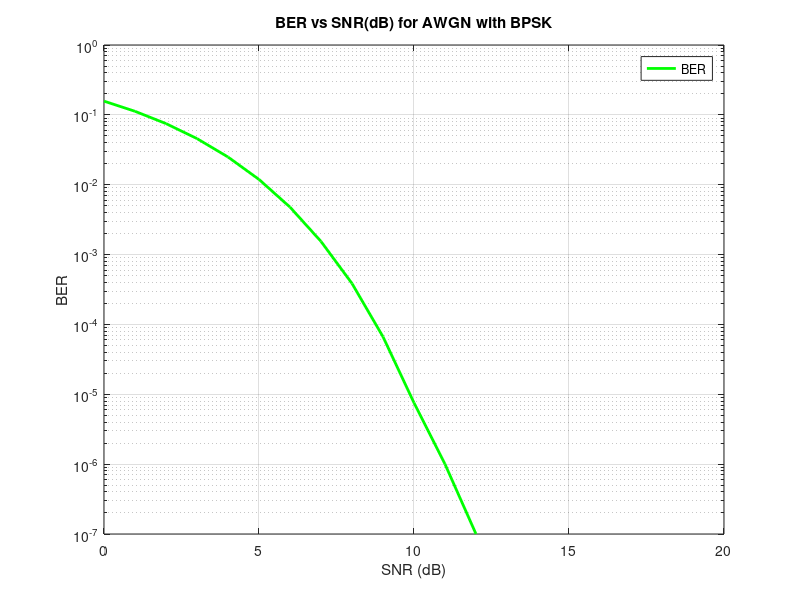

MATLAB code for this plot: (Note: this script raises an error after producing the figure.)
close all;
clear;
clc;
blockLength = 1000;
nBlocks = 20000;
SNRdB = 0:1:15;
SNR = 10.^(SNRdB/10);
No = 1;
BER = zeros(1,16); %Initialize BER Array
BER_QAM = zeros(1,16); %Initialize BER Array

for blk = 1:nBlocks
    randvaluesI = randn(1,blockLength) ;
    randvaluesQ = randn(1,blockLength) ;   % Generate random bits of length equal to block length
    BitsI = randvaluesI > 0;
    BitsQ = randvaluesQ > 0;
    Sym =   (2*BitsI - 1) + j*(2*BitsQ-1); %Generate BPSK symbols, map bit 1 -> +1 and bit 0 -> -1
    noise = sqrt(No/2)*(randn(1,blockLength) +1j*(randn(1,blockLength))); %Generate noise

    for K = 1:length(SNRdB)
        TxSym = sqrt(SNR(K))*Sym;  % Transmit the symbols, adjust the amplitude of the symbols
        RxSym = TxSym + noise;
        DecBitsI = real(RxSym) > 0;
        DecBitsQ = imag(RxSym) > 0;

        BER(K) = BER(K) + sum(DecBitsI ~= BitsI) + sum(DecBitsQ ~= BitsQ);
    end
end

BER = (BER/blockLength)/nBlocks; %Average BER
semilogy(SNRdB,BER,'g','linewidth',2.0,'MarkerSize',9.0);
grid on;
legend('BER');
xlabel('SNR (dB)');
ylabel('BER');
title('BER vs SNR(dB) for AWGN with BPSK')


M = 16;
modulation = @(x) qammod(x,M,'InputType','bit','UnitAveragePower',true);
demodulation = @(x) qamdemod(x,M, 'OutputType','bit','UnitAveragePower',true);

for K = 1:length(SNRdB)
    snr = SNRdB(K);
    snrLinear = 10^(snr/10);
    errorCount = 0;

    for blk = 1:nBlocks
        Bits = randi([0,1],blocklength,1);
        TxSymbols = modulation(Bits);
        noiseStdDev*(1/(2*snrLinear));
        noise = noiseStdDev*(randn(size(TxSymbols)) + 1i*randn(size(TxSymbols)));
        RxSymbols = TxSymbols + noise;

        DecBits = demodulation(RxSymbols);
        errorCount = errorCount + sum(Bits ~= DecBits);
    end

    BER_QAM(K) = errorCount/ (blockLength*nBlocks);
end
figure;

